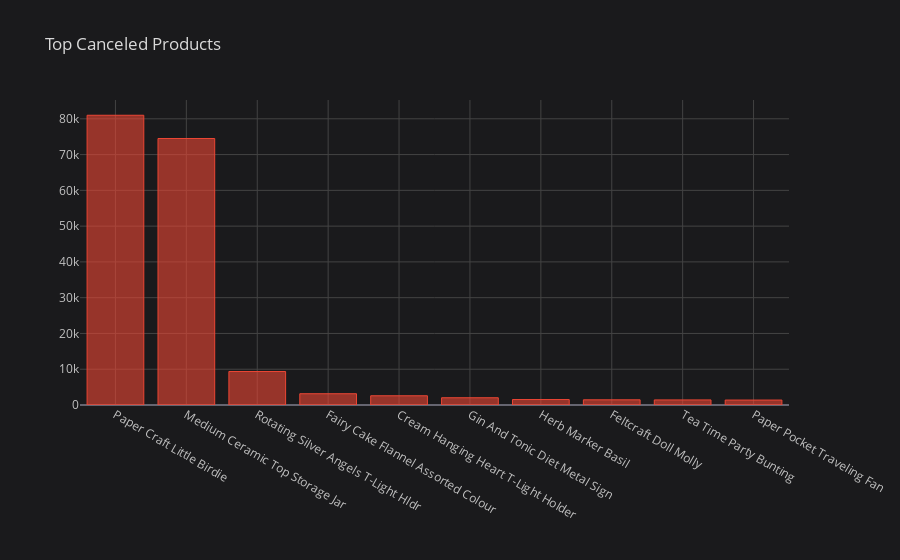

Notebook cell for this chart:
### Markdown cell above
To answer this question we need to find the most canceled items

### Code cell
df_negative_quantity = df[df['Quantity'] < 0]
df_negative_quantity['Quantity'] = abs(df_negative_quantity['Quantity'])
df_negative_quantity.groupby(by = 'ProductName', as_index = False)['Quantity'].sum().sort_values('Quantity', ascending = False).head(10).iplot(kind = 'bar', x = 'ProductName', y = 'Quantity',
                                                                                                                                              title = 'Top Canceled Products', colors = '#eb4634')

### Figure 1 — Plotly figure (JSON) as saved in the notebook; plotly's stock layout.template omitted (floating-point values rounded to 4 significant figures)
{"data": [{"marker": {"color": "rgba(235, 70, 52, 0.6)", "line": {"color": "rgba(235, 70, 52, 1.0)", "width": 1}}, "name": "Quantity", "orientation": "v", "text": "", "x": ["Paper Craft Little Birdie", "Medium Ceramic Top Storage Jar", "Rotating Silver Angels T-Light Hldr", "Fairy Cake Flannel Assorted Colour", "Cream Hanging Heart T-Light Holder", "Gin And Tonic Diet Metal Sign", "Herb Marker Basil", "Feltcraft Doll Molly", "Tea Time Party Bunting", "Paper Pocket Traveling Fan"], "y": [80995, 74494, 9367, 3150, 2578, 2030, 1527, 1447, 1424, 1385], "type": "bar"}], "layout": {"legend": {"bgcolor": "#1A1A1C", "font": {"color": "#D9D9D9"}}, "paper_bgcolor": "#1A1A1C", "plot_bgcolor": "#1A1A1C", "title": {"font": {"color": "#D9D9D9"}, "text": "Top Canceled Products"}, "xaxis": {"gridcolor": "#434343", "showgrid": true, "tickfont": {"color": "#C2C2C2"}, "title": {"font": {"color": "#D9D9D9"}, "text": ""}, "zerolinecolor": "#666570", "type": "category", "range": [-0.5, 9.5], "autorange": true}, "yaxis": {"gridcolor": "#434343", "showgrid": true, "tickfont": {"color": "#C2C2C2"}, "title": {"font": {"color": "#D9D9D9"}, "text": ""}, "zerolinecolor": "#666570", "type": "linear", "range": [0, 85260.0], "autorange": true}, "autosize": true}}
